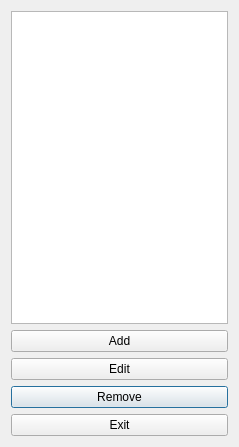
<?xml version="1.0" encoding="UTF-8"?>
<ui version="4.0">
 <class>Dialog</class>
 <widget class="QDialog" name="Dialog">
  <property name="geometry">
   <rect>
    <x>0</x>
    <y>0</y>
    <width>239</width>
    <height>447</height>
   </rect>
  </property>
  <property name="windowTitle">
   <string>Dialog</string>
  </property>
  <layout class="QGridLayout" name="gridLayout">
   <item row="4" column="0">
    <widget class="QPushButton" name="removeButton">
     <property name="text">
      <string>Remove</string>
     </property>
    </widget>
   </item>
   <item row="0" column="0">
    <widget class="QListWidget" name="macroList"/>
   </item>
   <item row="2" column="0">
    <widget class="QPushButton" name="addButton">
     <property name="text">
      <string>Add</string>
     </property>
    </widget>
   </item>
   <item row="3" column="0">
    <widget class="QPushButton" name="editMacroButton">
     <property name="text">
      <string>Edit</string>
     </property>
    </widget>
   </item>
   <item row="5" column="0">
    <widget class="QPushButton" name="exitButton">
     <property name="text">
      <string>Exit</string>
     </property>
    </widget>
   </item>
  </layout>
 </widget>
 <tabstops>
  <tabstop>macroList</tabstop>
  <tabstop>addButton</tabstop>
  <tabstop>editMacroButton</tabstop>
  <tabstop>removeButton</tabstop>
  <tabstop>exitButton</tabstop>
 </tabstops>
 <resources/>
 <connections/>
</ui>
